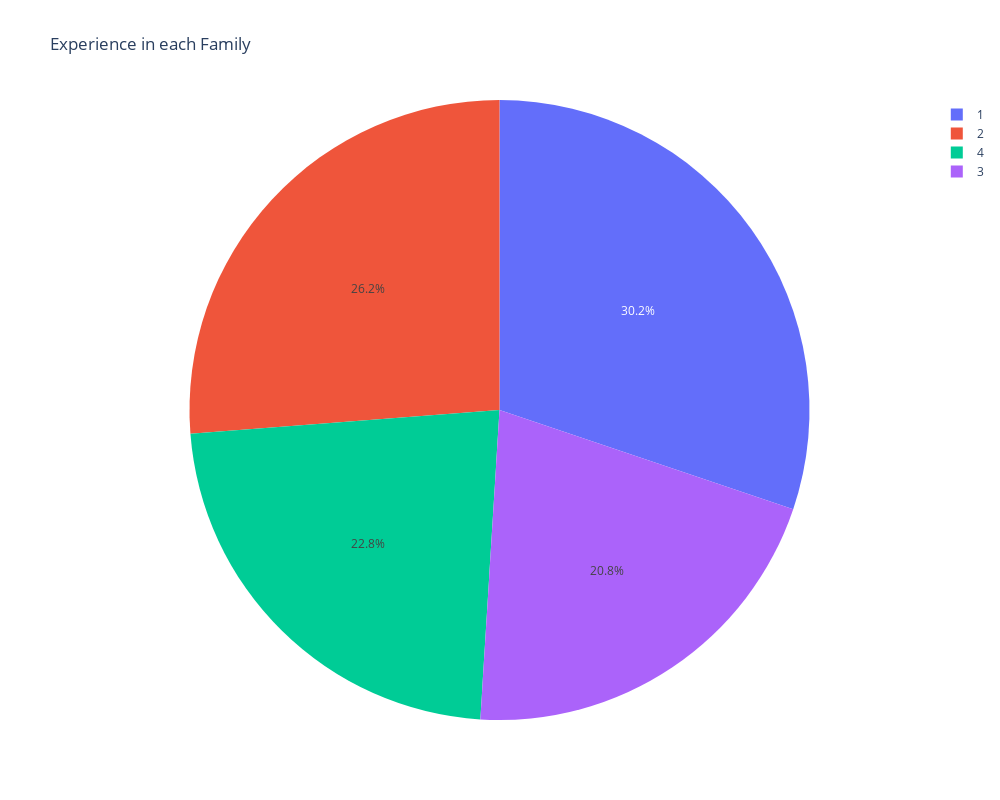

The notebook cell saved with this chart:
### Code cell
df = px.data.tips()
fig = px.pie(df3, values='Experience', names='Family', title = "Experience in each Family")
fig.update_layout(height=800, width=1000)
fig.show()

### Figure 1 — Plotly figure (JSON) as saved in the notebook; plotly's stock layout.template omitted (floating-point values rounded to 4 significant figures; data arrays with more than 128 entries replaced by an {"elided": "..."} marker saying what was removed)
{"data": [{"domain": {"x": [0, 1], "y": [0, 1]}, "hovertemplate": "Family=%{label}<br>Experience=%{value}<extra></extra>", "labels": {"elided": "5000 int values"}, "legendgroup": "", "name": "", "showlegend": true, "type": "pie", "values": {"elided": "5000 int values"}}], "layout": {"height": 800, "legend": {"tracegroupgap": 0}, "title": {"text": "Experience in each Family"}, "width": 1000}}
